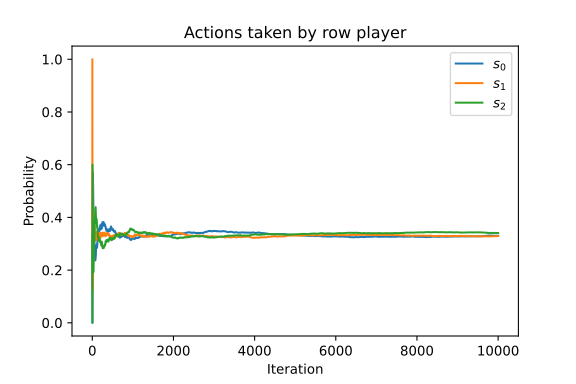

Here is the Python script that generated this plot:
"""
Code to draw plot for the documentation.

This plots a convergent stochastic fictitious play example.

The code should match the reference code in the documentation.
"""
import matplotlib.pyplot as plt
import nashpy as nash
import numpy as np

A = np.array([[1 / 2, 1, 0], [0, 1 / 2, 1], [1, 0, 1 / 2]])
B = np.array([[1 / 2, 0, 1], [1, 1 / 2, 0], [0, 1, 1 / 2]])
game = nash.Game(A, B)
iterations = 10000
np.random.seed(0)
play_counts_and_distribuions = tuple(
    game.stochastic_fictitious_play(iterations=iterations)
)


plt.figure()
probabilities = [
    row_play_counts / np.sum(row_play_counts)
    if np.sum(row_play_counts) != 0
    else row_play_counts + 1 / len(row_play_counts)
    for (row_play_counts, col_play_counts), _ in play_counts_and_distribuions
]
for number, strategy in enumerate(zip(*probabilities)):
    plt.plot(strategy, label=f"$s_{number}$")
plt.xlabel("Iteration")
plt.ylabel("Probability")
plt.title("Actions taken by row player")
plt.legend()
plt.savefig("convergent_example/_main.svg", transparent=True)
